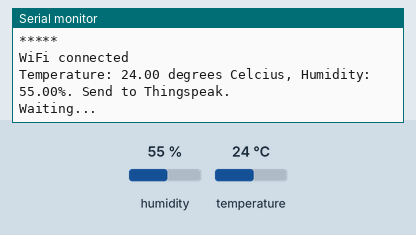
Bench run of a sketch on a simulated ESP8266 (NodeMCU). Shown: the last lines printed to the serial monitor. Inputs (shaded band) come from the test bench; at power-on: humidity 55 %, temperature 24 °C. WiFi joins after 1.5 s; servers stay silent unless stated.

Above: at 3.0 s.
3.1 s: humidity set to 22 %
At 4.48 s:
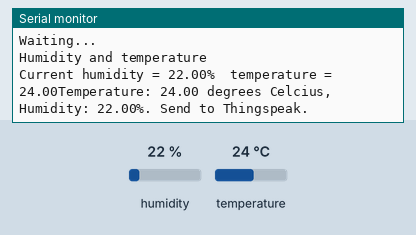
5.8 s: temperature set to 12 °C
At 6.5 s:
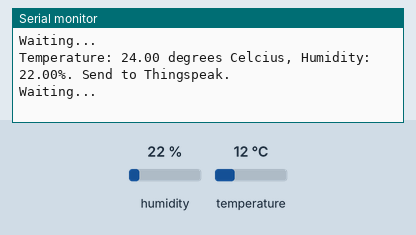
7.6 s: humidity set to 40 %
At 9.3 s:
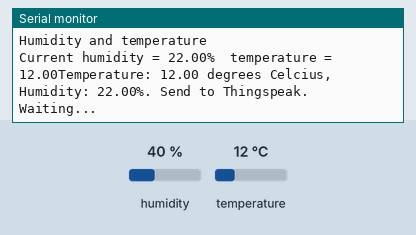
Timing chart, 0 to 10.8 s (numbered marks = the images above; inputs shaded):
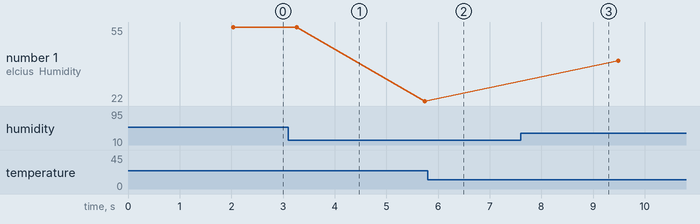

Measured:
- after the input at 3.1 s, the serial monitor: prints a new line after 1.2 s (image 1)
- plotted number 1: 55 → 22 after the input at 3.1 s, 22 → 40 after the input at 7.6 s

The sketch:

DHT11_using_thingspeak.ino
```cpp
// Simple code upload the tempeature and humidity data using thingspeak.com
// Hardware: NodeMCU,DHT11

#include <DHT.h>  // Including library for dht

#include <ESP8266WiFi.h>

String apiKey = "*****";     //  Enter your Write API key from ThingSpeak

const char *ssid =  "*****";     // replace with your wifi ssid and wpa2 key
const char *pass =  "*****";
const char* server = "api.thingspeak.com";

#define DHTPIN 0          //pin where the dht11 is connected

DHT dht(DHTPIN, DHT11);

WiFiClient client;

//////////////
#define BLYNK_PRINT Serial
#include <BlynkSimpleEsp8266.h>
char auth[] = "Your Auth. Key";
#include <SimpleTimer.h>
SimpleTimer timer;
float t;
float h;

void setup()
{
       Serial.begin(9600);
       delay(10);
       Blynk.begin(auth, ssid, pass);
       dht.begin();
       timer.setInterval(2000, sendUptime);

       Serial.println("Connecting to ");
       Serial.println(ssid);


       WiFi.begin(ssid, pass);

      while (WiFi.status() != WL_CONNECTED)
     {
            delay(500);
            Serial.print(".");
     }
      Serial.println("");
      Serial.println("WiFi connected");

}

void loop()
{

      float h = dht.readHumidity();
      float t = dht.readTemperature();

              if (isnan(h) || isnan(t))
                 {
                     Serial.println("Failed to read from DHT sensor!");
                      return;
                 }

                         if (client.connect(server,80))   //   "184.106.153.149" or api.thingspeak.com
                      {

                             String postStr = apiKey;
                             postStr +="&field1=";
                             postStr += String(t);
                             postStr +="&field2=";
                             postStr += String(h);
                             postStr += "\r\n\r\n";

                             client.print("POST /update HTTP/1.1\n");
                             client.print("Host: api.thingspeak.com\n");
                             client.print("Connection: close\n");
                             client.print("X-THINGSPEAKAPIKEY: "+apiKey+"\n");
                             client.print("Content-Type: application/x-www-form-urlencoded\n");
                             client.print("Content-Length: ");
                             client.print(postStr.length());
                             client.print("\n\n");
                             client.print(postStr);

                             Serial.print("Temperature: ");
                             Serial.print(t);
                             Serial.print(" degrees Celcius, Humidity: ");
                             Serial.print(h);
                             Serial.println("%. Send to Thingspeak.");
                        }
          client.stop();

          Serial.println("Waiting...");

  // thingspeak needs minimum 15 sec delay between updates, i've set it to 30 seconds
  delay(1000);
  Blynk.run();
  timer.run();
}

void sendUptime()
{

  float h = dht.readHumidity();
  float t = dht.readTemperature();
  Serial.println("Humidity and temperature\n\n");
  Serial.print("Current humidity = ");
  Serial.print(h);
  Serial.print("%  ");
  Serial.print("temperature = ");
  Serial.print(t);
  Blynk.virtualWrite(V0, t);
  Blynk.virtualWrite(V1, h);

}
```
